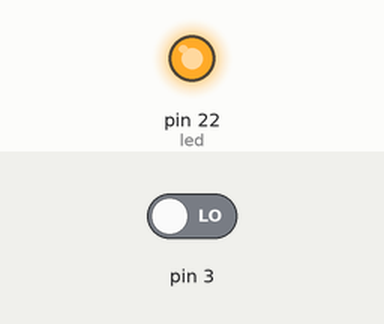
The sketch below on a simulated Arduino Mega 2560, built with avr-gcc and run on an emulated ATmega2560. On the bench: output pins drawn as LEDs (lit = HIGH). Inputs (shaded band) come from the test bench; at power-on: pin 3 LOW.

Above: at 1.2 s.
1.3 s: pin 3 driven HIGH
At 2.6 s:
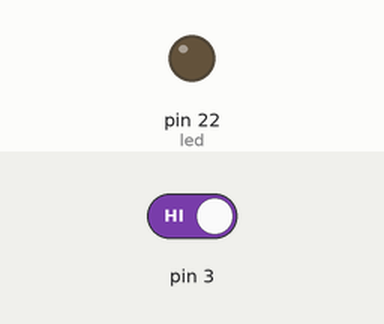
Timing chart, 0 to 4.3 s (numbered marks = the images above; inputs shaded):
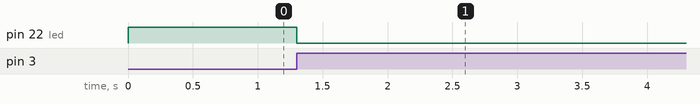

Measured:
- after the input at 1.3 s, pin 22 (led): HIGH → LOW at once

The sketch:

interrupt1.ino
```cpp
int led = 22;
volatile int state = HIGH;

void setup() {
  pinMode(led,OUTPUT);
  pinMode(3,INPUT);
  attachInterrupt(1,blink,RISING);
}

void loop() {
  digitalWrite(led,state);
}

void blink(){
  state =! state;
}
```
